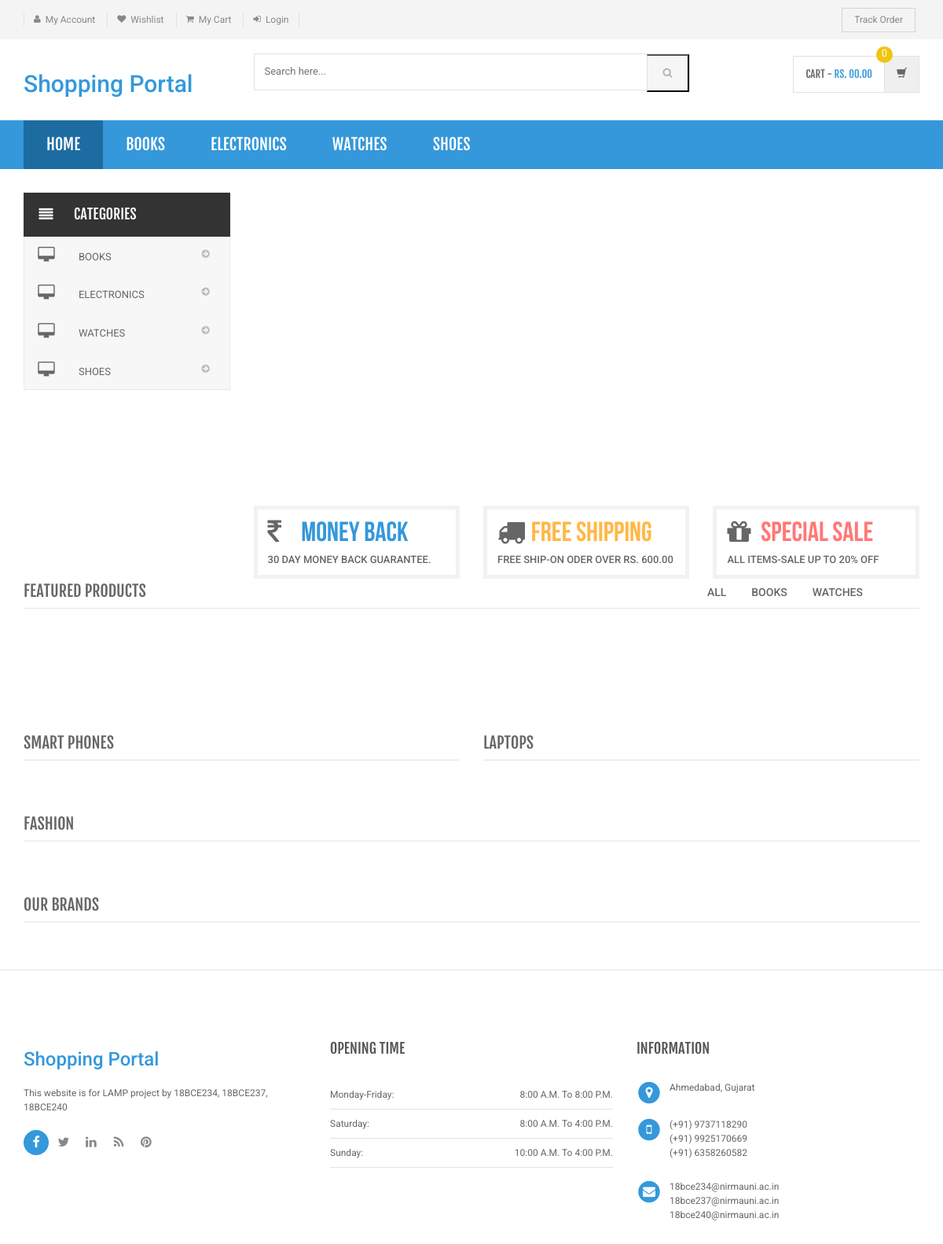
The page /shopping/index.php on the database its author committed.
### tables this page shows
CREATE TABLE `category` (
  `id` int(11) NOT NULL,
  `categoryName` varchar(255) DEFAULT NULL,
  `categoryDescription` longtext,
  `creationDate` timestamp NOT NULL DEFAULT CURRENT_TIMESTAMP,
  `updationDate` varchar(255) DEFAULT NULL
);

### shopping/index.php (the view, shortened to what this page needs)
<?php
include('includes/config.php');
?>
<!DOCTYPE html>
<html lang="en">
	<head>
	    <link rel="stylesheet" href="assets/css/bootstrap.min.css">
	    <link rel="stylesheet" href="assets/css/main.css">
	    <link rel="stylesheet" href="assets/css/blue.css">
	    <link rel="stylesheet" href="assets/css/owl.carousel.css">
		<link rel="stylesheet" href="assets/css/owl.transitions.css">
		<link href="assets/css/lightbox.css" rel="stylesheet">
		<link rel="stylesheet" href="assets/css/animate.min.css">
		<link rel="stylesheet" href="assets/css/rateit.css">
		<link rel="stylesheet" href="assets/css/bootstrap-select.min.css">
		<link rel="stylesheet" href="assets/css/config.css">
		<link href="assets/css/green.css" rel="alternate stylesheet" title="Green color">
		<link href="assets/css/blue.css" rel="alternate stylesheet" title="Blue color">
		<link href="assets/css/red.css" rel="alternate stylesheet" title="Red color">
		<link href="assets/css/orange.css" rel="alternate stylesheet" title="Orange color">
		<link href="assets/css/dark-green.css" rel="alternate stylesheet" title="Darkgreen color">
		<link rel="stylesheet" href="assets/css/font-awesome.min.css">
	</head>
    <body class="cnt-home">
<header class="header-style-1">
<?php include('includes/top-header.php');?>
<?php include('includes/main-header.php');?>
<?php include('includes/menu-bar.php');?>
</header>
<div class="body-content outer-top-xs" id="top-banner-and-menu">
	<div class="container">
		<div class="furniture-container homepage-container">
		<div class="row">
			<div class="col-xs-12 col-sm-12 col-md-3 sidebar">
	<?php include('includes/side-menu.php');?>
			</div>
			<div class="col-xs-12 col-sm-12 col-md-9 homebanner-holder">
<div id="hero" class="homepage-slider3">
</div>
<div class="info-boxes wow fadeInUp">
	<div class="info-boxes-inner">
		<div class="row">
			<div class="col-md-6 col-sm-4 col-lg-4">
				<div class="info-box">
					<div class="row">
						<div class="col-xs-2">
						     <i class="icon fa fa-rupee"></i>
						</div>
						<div class="col-xs-10">
							<h4 class="info-box-heading green">money back</h4>
						</div>
					</div>
					<h6 class="text">30 Day Money Back Guarantee.</h6>
				</div>
			</div>
			<div class="hidden-md col-sm-4 col-lg-4">
				<div class="info-box">
					<div class="row">
						<div class="col-xs-2">
							<i class="icon fa fa-truck"></i>
						</div>
						<div class="col-xs-10">
							<h4 class="info-box-heading orange">free shipping</h4>
						</div>
					</div>
					<h6 class="text">free ship-on oder over Rs. 600.00</h6>
				</div>
			</div>
			<div class="col-md-6 col-sm-4 col-lg-4">
				<div class="info-box">
					<div class="row">
						<div class="col-xs-2">
							<i class="icon fa fa-gift"></i>
						</div>
						<div class="col-xs-10">
							<h4 class="info-box-heading red">Special Sale</h4>
						</div>
					</div>
					<h6 class="text">All items-sale up to 20% off </h6>
				</div>
			</div>
		</div>
	</div>
</div>
			</div>
		</div>
		<div id="product-tabs-slider" class="scroll-tabs inner-bottom-vs  wow fadeInUp">
			<div class="more-info-tab clearfix">
			   <h3 class="new-product-title pull-left">Featured Products</h3>
				<ul class="nav nav-tabs nav-tab-line pull-right" id="new-products-1">
					<li class="active"><a href="#all" data-toggle="tab">All</a></li>
					<li><a href="#books" data-toggle="tab">Books</a></li>
					<li><a href="#furniture" data-toggle="tab">Watches</a></li>
				</ul>
			</div>
		</div>
			<div class="sections prod-slider-small outer-top-small">
				<div class="row">
					<div class="col-md-6">
	                   <section class="section">
	                   	<h3 class="section-title">Smart Phones</h3>
	                   </section>
					</div>
					<div class="col-md-6">
						<section class="section">
							<h3 class="section-title">Laptops</h3>
	                   </section>
					</div>
				</div>
			</div>
	<section class="section featured-product inner-xs wow fadeInUp">
		<h3 class="section-title">Fashion</h3>
		</section>
<?php include('includes/brands-slider.php');?>
</div>
</div>
<?php include('includes/footer.php');?>
</body>
</html>

### shopping/includes/menu-bar.php (shortened to what this page needs)
<div class="header-nav animate-dropdown">
    <div class="container">
        <div class="yamm navbar navbar-default" role="navigation">
            <div class="nav-bg-class">
                <div class="navbar-collapse collapse" id="mc-horizontal-menu-collapse">
	<div class="nav-outer">
		<ul class="nav navbar-nav">
			<li class="active dropdown yamm-fw">
				<a href="index.php" data-hover="dropdown" class="dropdown-toggle">Home</a>
			</li>
              <?php $sql=mysqli_query($con,"select id,categoryName  from category limit 6");
while($row=mysqli_fetch_array($sql))
{
    ?>
			<li class="dropdown yamm">
				<a href="category.php?cid=<?php echo $row['id'];?>"> <?php echo $row['categoryName'];?></a>
			</li>
			<?php } ?>
		</ul>
		<div class="clearfix"></div>
	</div>
</div>
            </div>
        </div>
    </div>
</div>

### shopping/includes/side-menu.php
<div class="side-menu animate-dropdown outer-bottom-xs">
    <div class="head"><i class="icon fa fa-align-justify fa-fw"></i> Categories</div>
    <nav class="yamm megamenu-horizontal" role="navigation">
        <ul class="nav">
            <li class="dropdown menu-item">
              <?php $sql=mysqli_query($con,"select id,categoryName  from category");
while($row=mysqli_fetch_array($sql))
{
    ?>
                <a href="category.php?cid=<?php echo $row['id'];?>" class="dropdown-toggle"><i class="icon fa fa-desktop fa-fw"></i>
                <?php echo $row['categoryName'];?></a>
                <?php }?>
</li>
</ul>
    </nav>
</div>

### shopping/assets/css/blue.css (style rules this page uses)
a { color: #3498db; }
.header-style-1 .header-nav { background: #3498db; }
.cnt-home .header-style-1 .header-nav .navbar .navbar-nav > li.active { background: #1d6ca1; }
.info-box .info-box-heading.green { color: #3498db; }

### shopping/assets/css/lightbox.css (style rules this page uses)
body:after { content: url(../images/close.png) url(../images/loading.gif) url(../images/prev.png) url(../images/next.png); display: none; }

### shopping/assets/css/green.css (style rules this page uses)
a { color: #800080; }
.header-style-1 .header-nav { background: #800080; }
.cnt-home .header-style-1 .header-nav .navbar .navbar-nav > li.active { background: #800080; }
.info-box .info-box-heading.green { color: #800080; }

### shopping/assets/css/red.css (style rules this page uses)
a { color: #ff6c6c; }
.header-style-1 .header-nav { background: #ff6c6c; }
.cnt-home .header-style-1 .header-nav .navbar .navbar-nav > li.active { background: #ff1a1a; }
.info-box .info-box-heading.green { color: #ff6c6c; }

### shopping/assets/css/orange.css (style rules this page uses)
a { color: #f39c12; }
.header-style-1 .header-nav { background: #f39c12; }
.cnt-home .header-style-1 .header-nav .navbar .navbar-nav > li.active { background: #ab6c09; }
.info-box .info-box-heading.green { color: #f39c12; }

### shopping/assets/css/dark-green.css (style rules this page uses)
a { color: #12cca7; }
.header-style-1 .header-nav { background: #12cca7; }
.cnt-home .header-style-1 .header-nav .navbar .navbar-nav > li.active { background: #0b816a; }
.info-box .info-box-heading.green { color: #12cca7; }

### rows shown on the page
category: categoryName "BOOKS"
category: categoryName "ELECTRONICS"
category: categoryName "WATCHES"
category: categoryName "SHOES"
